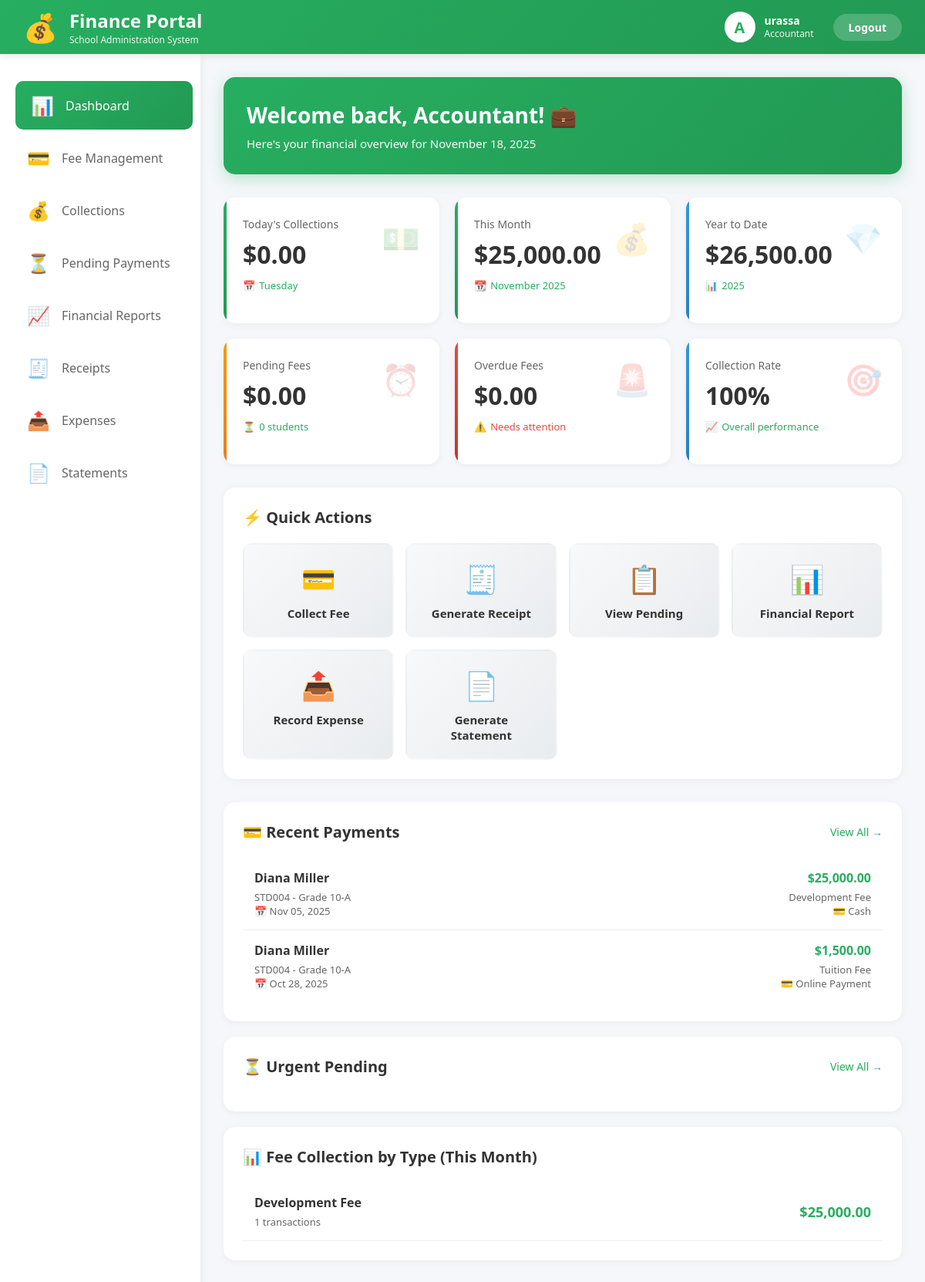
Screenshot of /accountant/dashboard.php (signed in) with the database file from the repository.
### tables this page shows
CREATE TABLE `fees` (
  `id` int(11) NOT NULL,
  `student_id` int(11) NOT NULL,
  `fee_type` varchar(50) NOT NULL,
  `amount` decimal(10,2) NOT NULL,
  `due_date` date NOT NULL,
  `status` enum('pending','paid','overdue') DEFAULT 'pending',
  `added_by` int(11) NOT NULL,
  `payment_date` date DEFAULT NULL,
  `payment_method` varchar(50) DEFAULT NULL,
  `transaction_id` varchar(100) DEFAULT NULL,
  `remarks` text DEFAULT NULL,
  `created_at` timestamp NOT NULL DEFAULT current_timestamp()
);

CREATE TABLE `students` (
  `id` int(11) NOT NULL,
  `user_id` int(11) DEFAULT NULL,
  `roll_number` varchar(20) NOT NULL,
  `first_name` varchar(50) NOT NULL,
  `last_name` varchar(50) NOT NULL,
  `email` varchar(100) DEFAULT NULL,
  `phone` varchar(15) DEFAULT NULL,
  `date_of_birth` date DEFAULT NULL,
  `address` text DEFAULT NULL,
  `class_id` int(11) DEFAULT NULL,
  `admission_date` date DEFAULT NULL,
  `created_at` timestamp NOT NULL DEFAULT current_timestamp()
);

CREATE TABLE `classes` (
  `id` int(11) NOT NULL,
  `class_name` varchar(50) NOT NULL,
  `section` varchar(10) DEFAULT NULL,
  `teacher_id` int(11) DEFAULT NULL,
  `academic_year` varchar(20) DEFAULT NULL,
  `created_at` timestamp NOT NULL DEFAULT current_timestamp(),
  `department_id` int(11) DEFAULT NULL
);

### accountant/dashboard.php (the view, shortened to what this page needs)
<?php
$conn = getDBConnection();
$today = date('Y-m-d');
$current_month = date('Y-m');
$current_year = date('Y');
$today_collections = $conn->query("SELECT SUM(amount) as total FROM fees
                                   WHERE status = 'paid' AND payment_date = '$today'")->fetch_assoc()['total'] ?? 0;
$month_collections = $conn->query("SELECT SUM(amount) as total FROM fees
                                   WHERE status = 'paid' AND DATE_FORMAT(payment_date, '%Y-%m') = '$current_month'")->fetch_assoc()['total'] ?? 0;
$year_collections = $conn->query("SELECT SUM(amount) as total FROM fees
                                  WHERE status = 'paid' AND YEAR(payment_date) = '$current_year'")->fetch_assoc()['total'] ?? 0;
$pending_fees = $conn->query("SELECT SUM(amount) as total FROM fees WHERE status = 'pending'")->fetch_assoc()['total'] ?? 0;
$overdue_fees = $conn->query("SELECT SUM(amount) as total FROM fees
                              WHERE status = 'pending' AND due_date < CURDATE()")->fetch_assoc()['total'] ?? 0;
$recent_payments = $conn->query("SELECT f.*, s.first_name, s.last_name, s.roll_number, c.class_name, c.section
                                FROM fees f
                                JOIN students s ON f.student_id = s.id
                                LEFT JOIN classes c ON s.class_id = c.id
                                WHERE f.status = 'paid'
                                ORDER BY f.payment_date DESC
                                LIMIT 10");
$fee_by_type = $conn->query("SELECT fee_type, SUM(amount) as total, COUNT(*) as count
                             FROM fees
                             WHERE DATE_FORMAT(created_at, '%Y-%m') = '$current_month'
                             GROUP BY fee_type
                             ORDER BY total DESC");
$students_pending = $conn->query("SELECT COUNT(DISTINCT student_id) as count FROM fees WHERE status = 'pending'")->fetch_assoc()['count'];
$total_fees = $conn->query("SELECT SUM(amount) as total FROM fees")->fetch_assoc()['total'] ?? 1;
$paid_fees = $conn->query("SELECT SUM(amount) as total FROM fees WHERE status = 'paid'")->fetch_assoc()['total'] ?? 0;
$collection_rate = round(($paid_fees / $total_fees) * 100, 1);
?>
<!DOCTYPE html>
<html lang="en">
<head>
</head>
<body>
    <nav class="top-nav">
        <div class="top-nav-content">
            <div class="logo-section">
                <span class="icon">💰</span>
                <div class="logo-text">
                    <h1>Finance Portal</h1>
                    <p>School Administration System</p>
                </div>
            </div>
            <div class="user-section">
                <div class="user-info">
                    <div class="user-avatar">A</div>
                    <div class="user-details">
                        <div class="user-name"><?php echo $_SESSION['username']; ?></div>
                        <div class="user-role">Accountant</div>
                    </div>
                </div>
                <a href="../logout.php" class="btn-logout">Logout</a>
            </div>
        </div>
    </nav>
    <div class="main-layout">
        <aside class="sidebar">
            <ul class="sidebar-menu">
                <li class="menu-item">
                    <a href="dashboard.php" class="active">
                        <span class="menu-icon">📊</span>
                        <span>Dashboard</span>
                    </a>
                </li>
                <li class="menu-item">
                    <a href="fees.php">
                        <span class="menu-icon">💳</span>
                        <span>Fee Management</span>
                    </a>
                </li>
                <li class="menu-item">
                    <a href="collections.php">
                        <span class="menu-icon">💰</span>
                        <span>Collections</span>
                    </a>
                </li>
                <li class="menu-item">
                    <a href="pending.php">
                        <span class="menu-icon">⏳</span>
                        <span>Pending Payments</span>
                    </a>
                </li>
                <li class="menu-item">
                    <a href="reports.php">
                        <span class="menu-icon">📈</span>
                        <span>Financial Reports</span>
                    </a>
                </li>
                <li class="menu-item">
                    <a href="receipts.php">
                        <span class="menu-icon">🧾</span>
                        <span>Receipts</span>
                    </a>
                </li>
                <li class="menu-item">
                    <a href="expenses.php">
                        <span class="menu-icon">📤</span>
                        <span>Expenses</span>
                    </a>
                </li>
                <li class="menu-item">
                    <a href="statements.php">
                        <span class="menu-icon">📄</span>
                        <span>Statements</span>
                    </a>
                </li>
            </ul>
        </aside>
        <main class="main-content">
            <div class="welcome-banner">
                <h2>Welcome back, Accountant! 💼</h2>
                <p>Here's your financial overview for <?php echo date('F d, Y'); ?></p>
            </div>
            <div class="stats-grid">
                <div class="stat-card green">
                    <div class="stat-header">
                        <div>
                            <div class="stat-label">Today's Collections</div>
                            <div class="stat-value">$<?php echo number_format($today_collections, 2); ?></div>
                            <div class="stat-footer">
                                <span>📅</span> <?php echo date('l'); ?>
                            </div>
                        </div>
                        <div class="stat-icon">💵</div>
                    </div>
                </div>
                <div class="stat-card green">
                    <div class="stat-header">
                        <div>
                            <div class="stat-label">This Month</div>
                            <div class="stat-value">$<?php echo number_format($month_collections, 2); ?></div>
                            <div class="stat-footer">
                                <span>📆</span> <?php echo date('F Y'); ?>
                            </div>
                        </div>
                        <div class="stat-icon">💰</div>
                    </div>
                </div>
                <div class="stat-card blue">
                    <div class="stat-header">
                        <div>
                            <div class="stat-label">Year to Date</div>
                            <div class="stat-value">$<?php echo number_format($year_collections, 2); ?></div>
                            <div class="stat-footer">
                                <span>📊</span> <?php echo date('Y'); ?>
                            </div>
                        </div>
                        <div class="stat-icon">💎</div>
                    </div>
                </div>
                <div class="stat-card orange">
                    <div class="stat-header">
                        <div>
                            <div class="stat-label">Pending Fees</div>
                            <div class="stat-value">$<?php echo number_format($pending_fees, 2); ?></div>
                            <div class="stat-footer">
                                <span>⏳</span> <?php echo $students_pending; ?> students
                            </div>
                        </div>
                        <div class="stat-icon">⏰</div>
                    </div>
                </div>
                <div class="stat-card red">
                    <div class="stat-header">
                        <div>
                            <div class="stat-label">Overdue Fees</div>
                            <div class="stat-value">$<?php echo number_format($overdue_fees, 2); ?></div>
                            <div class="stat-footer negative">
                                <span>⚠️</span> Needs attention
                            </div>
                        </div>
                        <div class="stat-icon">🚨</div>
                    </div>
                </div>
                <div class="stat-card blue">
                    <div class="stat-header">
                        <div>
                            <div class="stat-label">Collection Rate</div>
                            <div class="stat-value"><?php echo $collection_rate; ?>%</div>
                            <div class="stat-footer">
                                <span>📈</span> Overall performance
                            </div>
                        </div>
                        <div class="stat-icon">🎯</div>
                    </div>
                </div>
            </div>
            <div class="quick-actions">
                <div class="section-header">
                    <h3>⚡ Quick Actions</h3>
                </div>
                <div class="actions-grid">
                    <a href="fees.php?action=collect" class="action-card">
                        <div class="action-icon">💳</div>
                        <h4>Collect Fee</h4>
                    </a>
                    <a href="receipts.php?action=generate" class="action-card">
                        <div class="action-icon">🧾</div>
                        <h4>Generate Receipt</h4>
                    </a>
                    <a href="pending.php" class="action-card">
                        <div class="action-icon">📋</div>
                        <h4>View Pending</h4>
                    </a>
                    <a href="reports.php" class="action-card">
                        <div class="action-icon">📊</div>
                        <h4>Financial Report</h4>
                    </a>
                    <a href="expenses.php?action=add" class="action-card">
                        <div class="action-icon">📤</div>
                        <h4>Record Expense</h4>
                    </a>
                    <a href="statements.php" class="action-card">
                        <div class="action-icon">📄</div>
                        <h4>Generate Statement</h4>
                    </a>
                </div>
            </div>
            <div class="dashboard-grid">
                <div class="activity-card">
                    <div class="section-header">
                        <h3>💳 Recent Payments</h3>
                        <a href="collections.php" style="color: #27ae60; text-decoration: none; font-size: 14px;">View All →</a>
                    </div>
                    <ul class="activity-list">
                        <?php while ($payment = $recent_payments->fetch_assoc()): ?>
                        <li class="activity-item">
                            <div class="activity-header">
                                <div class="activity-title">
                                    <?php echo $payment['first_name'] . ' ' . $payment['last_name']; ?>
                                </div>
                                <div class="activity-amount">$<?php echo number_format($payment['amount'], 2); ?></div>
                            </div>
                            <div class="activity-meta">
                                <span><?php echo $payment['roll_number']; ?> - <?php echo $payment['class_name'] . '-' . $payment['section']; ?></span>
                                <span><?php echo $payment['fee_type']; ?></span>
                            </div>
                            <div class="activity-meta">
                                <span>📅 <?php echo date('M d, Y', strtotime($payment['payment_date'])); ?></span>
                                <span>💳 <?php echo $payment['payment_method']; ?></span>
                            </div>
                        </li>
                        <?php endwhile; ?>
                    </ul>
                </div>
                <div class="activity-card">
                    <div class="section-header">
                        <h3>⏳ Urgent Pending</h3>
                        <a href="pending.php" style="color: #27ae60; text-decoration: none; font-size: 14px;">View All →</a>
                    </div>
                </div>
            </div>
            <div class="chart-container">
                <div class="section-header">
                    <h3>📊 Fee Collection by Type (This Month)</h3>
                </div>
                <div>
                    <?php while ($fee_type = $fee_by_type->fetch_assoc()): ?>
                    <div class="fee-type-item">
                        <div class="fee-type-info">
                            <div class="fee-type-name"><?php echo $fee_type['fee_type']; ?></div>
                            <div class="fee-type-count"><?php echo $fee_type['count']; ?> transactions</div>
                        </div>
                        <div class="fee-type-amount">$<?php echo number_format($fee_type['total'], 2); ?></div>
                    </div>
                    <?php endwhile; ?>
                </div>
            </div>
        </main>
    </div>
</body>
</html>

### rows the page displays
fees: student.first_name "Diana", student.last_name "Miller", amount "25,000.00", student.roll_number "STD004", classes.class_name "Grade 10", classes.section "A", fee_type "Development Fee", payment_date "Nov 05, 2025", payment_method "Cash"
fees: student.first_name "Diana", student.last_name "Miller", amount "1,500.00", student.roll_number "STD004", classes.class_name "Grade 10", classes.section "A", fee_type "Tuition Fee", payment_date "Oct 28, 2025", payment_method "Online Payment"

### other values shown
$_SESSION['username'] "urassa"
$today_collections "0.00"
$month_collections "25,000.00"
$year_collections "26,500.00"
$pending_fees "0.00"
$students_pending "0"
$overdue_fees "0.00"
$collection_rate "100"
$fee_type['fee_type'] "Development Fee"
$fee_type['count'] "1"
$fee_type['total'] "25,000.00"
